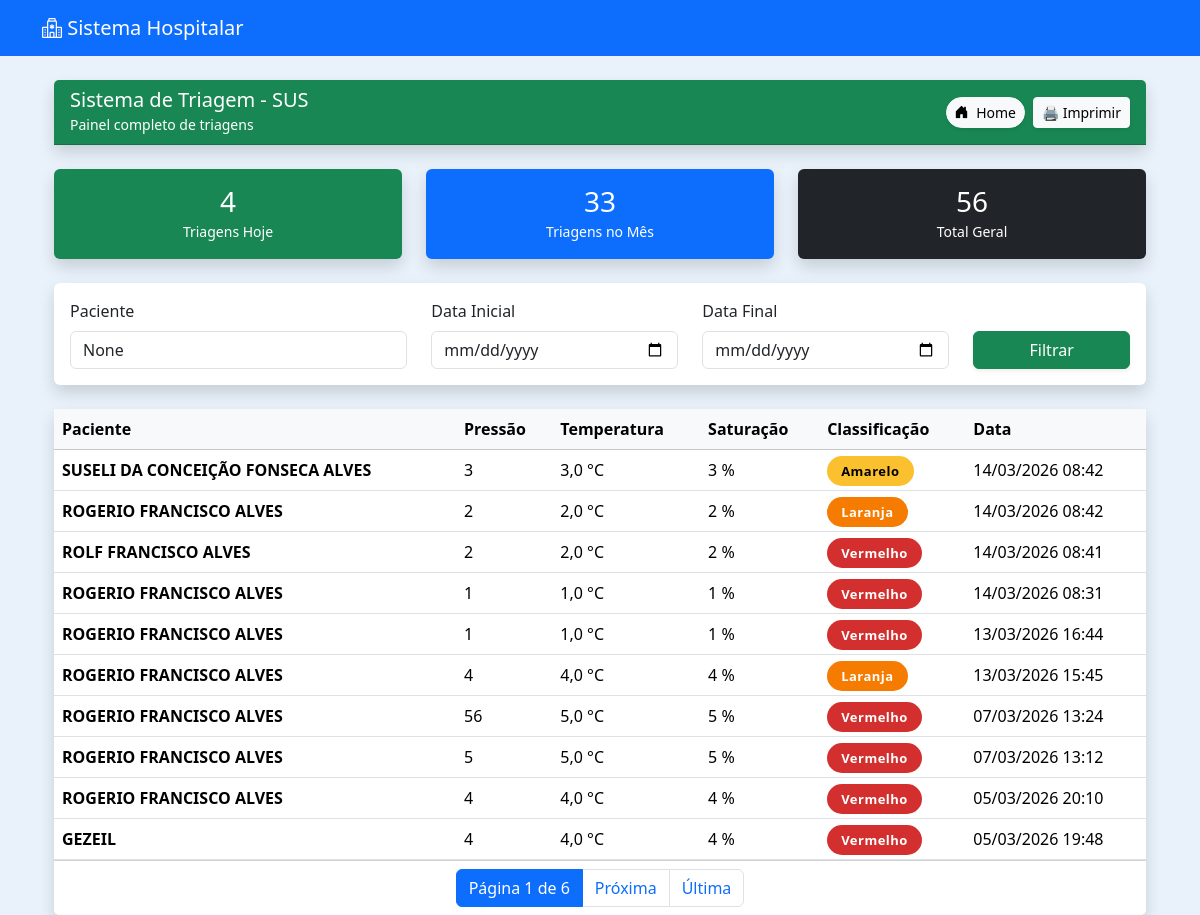
The page /triagem/historico/ (signed in) on the database its author committed.
### triagem/models.py (models this page shows, shortened)
class Triagem(models.Model):
    RISCO_CHOICES = [
        ('Vermelho', 'Vermelho'),
        ('Laranja', 'Laranja'),
        ('Amarelo', 'Amarelo'),
        ('Verde', 'Verde'),
        ('Azul', 'Azul'),
    ]
    agendamento = models.OneToOneField(Agendamento, on_delete=models.CASCADE)
    paciente = models.ForeignKey(Paciente, on_delete=models.CASCADE)
    enfermeiro = models.ForeignKey(
        Usuario,
        on_delete=models.SET_NULL,
        null=True,
        blank=True,
        related_name="triagens_realizadas"
    )
    pressao_arterial = models.CharField(max_length=20)
    temperatura = models.DecimalField(max_digits=4, decimal_places=1)
    frequencia_cardiaca = models.IntegerField()
    saturacao = models.IntegerField()
    classificacao_risco = models.CharField(
        max_length=10,
        choices=RISCO_CHOICES,
        blank=True,
        null=True
    )
    observacoes = models.TextField(blank=True, null=True)
    atendido = models.BooleanField(default=False)
    data_triagem = models.DateTimeField(auto_now_add=True)
    entrou_fila = models.DateTimeField(null=True, blank=True)
    iniciou_atendimento = models.DateTimeField(null=True, blank=True)
    tempo_espera_minutos = models.IntegerField(null=True, blank=True)

### pacientes/models.py (models this page shows, shortened)
class Paciente(models.Model):
    nome = models.CharField(max_length=100)
    nome_social = models.CharField(max_length=100, blank=True, null=True)
    nome_mae = models.CharField(max_length=100)
    nome_pai = models.CharField(max_length=100, blank=True, null=True)
    cpf = models.CharField(
        max_length=14,
        unique=True,
        validators=[
            RegexValidator(
                r'^\d{3}\.\d{3}\.\d{3}-\d{2}$',
                'CPF inválido! Use XXX.XXX.XXX-XX'
            )
        ]
    )
    data_nascimento = models.DateField()
    SEXO_BIOLOGICO_CHOICES = [
        ('M', 'Masculino'),
        ('F', 'Feminino'),
        ('I', 'Intersexo'),
    ]
    sexo_biologico = models.CharField(max_length=1, choices=SEXO_BIOLOGICO_CHOICES)
    identidade_genero = models.CharField(max_length=50)
    orientacao_sexual = models.CharField(max_length=50)
    NACIONALIDADE_CHOICES = [
        ('BRASILEIRA', 'Brasileira'),
        ('ARGENTINA', 'Argentina'),
        ('BOLIVIANA', 'Boliviana'),
        ('CHILENA', 'Chilena'),
        ('COLOMBIANA', 'Colombiana'),
        ('PARAGUAIA', 'Paraguaia'),
        ('PERUANA', 'Peruana'),
        ('URUGUAIA', 'Uruguaia'),
        ('VENEZUELANA', 'Venezuelana'),
        ('OUTRA', 'Outra'),
    ]
    nacionalidade = models.CharField(
        max_length=20,
        choices=NACIONALIDADE_CHOICES,
        default='BRASILEIRA'
    )
    naturalidade = models.CharField(max_length=100)
    RACA_COR_CHOICES = [
        ('BRANCA', 'Branca'),
        ('PRETA', 'Preta'),
        ('PARDA', 'Parda'),
        ('AMARELA', 'Amarela'),
        ('INDIGENA', 'Indígena'),
    ]
    raca_cor = models.CharField(max_length=10, choices=RACA_COR_CHOICES)
    ESTADO_CIVIL_CHOICES = [
        ('SOLTEIRO', 'Solteiro(a)'),
        ('CASADO', 'Casado(a)'),
        ('DIVORCIADO', 'Divorciado(a)'),
        ('VIUVO', 'Viúvo(a)'),
        ('UNIAO_ESTAVEL', 'União Estável'),
    ]
    estado_civil = models.CharField(max_length=20, choices=ESTADO_CIVIL_CHOICES)
    ESCOLARIDADE_CHOICES = [
        ('SEM_INSTRUCAO', 'Sem instrução'),
        ('FUNDAMENTAL_INCOMPLETO', 'Fundamental incompleto'),
        ('FUNDAMENTAL_COMPLETO', 'Fundamental completo'),
        ('MEDIO_INCOMPLETO', 'Médio incompleto'),
        ('MEDIO_COMPLETO', 'Médio completo'),
        ('SUPERIOR_INCOMPLETO', 'Superior incompleto'),
        ('SUPERIOR_COMPLETO', 'Superior completo'),
        ('POS_GRADUACAO', 'Pós-graduação'),
        ('MESTRADO', 'Mestrado'),
        ('DOUTORADO', 'Doutorado'),
    ]
    escolaridade = models.CharField(max_length=30, choices=ESCOLARIDADE_CHOICES)
    profissao = models.CharField(max_length=50)
    rg = models.CharField(max_length=20)
    orgao_emissor = models.CharField(max_length=10)
    UF_CHOICES = [
        ('AC','AC'), ('AL','AL'), ('AP','AP'), ('AM','AM'),
        ('BA','BA'), ('CE','CE'), ('DF','DF'), ('ES','ES'),
        ('GO','GO'), ('MA','MA'), ('MT','MT'), ('MS','MS'),
        ('MG','MG'), ('PA','PA'), ('PB','PB'), ('PR','PR'),
        ('PE','PE'), ('PI','PI'), ('RJ','RJ'), ('RN','RN'),
        ('RS','RS'), ('RO','RO'), ('RR','RR'), ('SC','SC'),
        ('SP','SP'), ('SE','SE'), ('TO','TO'),
    ]
    uf_rg = models.CharField(max_length=2, choices=UF_CHOICES)
    cep = models.CharField(
        max_length=9,
        validators=[
            RegexValidator(
                r'^\d{5}-\d{3}$',
                'CEP inválido! Use XXXXX-XXX'
            )
        ]
    )
    endereco = models.CharField(max_length=100)
    numero = models.CharField(max_length=10)
    complemento = models.CharField(max_length=50, blank=True, null=True)
    bairro = models.CharField(max_length=50)
    municipio = models.CharField(max_length=50)
    uf = models.CharField(max_length=2, choices=UF_CHOICES)
    ZONA_CHOICES = [
        ('URBANA', 'Urbana'),
        ('RURAL', 'Rural'),
    ]
    zona = models.CharField(max_length=6, choices=ZONA_CHOICES)
    telefone_fixo = models.CharField(
        max_length=15,
        blank=True,
        null=True,
        validators=[
            RegexValidator(
                r'^\(\d{2}\)\s\d{4}-\d{4}$',
                'Telefone inválido! Use (XX) XXXX-XXXX'
            )
        ]
    )
    celular = models.CharField(
        max_length=15,
        validators=[
            RegexValidator(
                r'^\(\d{2}\)\s\d{5}-\d{4}$',
                'Celular inválido! Use (XX) XXXXX-XXXX'
            )
        ]
    )
    whatsapp = models.BooleanField(default=False)
    email = models.EmailField(blank=True, null=True)
    cartao_sus = models.CharField(max_length=18, blank=True, null=True)
    criado_por = models.ForeignKey(
        User,
        on_delete=models.SET_NULL,
        null=True,
        blank=True,
        related_name='pacientes_criados'
    )
    data_criacao = models.DateTimeField(default=timezone.now, editable=False)
    data_atualizacao = models.DateTimeField(auto_now=True)

### triagem/views.py (the view)
# urls.py: path('historico/', views.historico_triagens, name='historico_triagens'),
@login_required
def historico_triagens(request):
    triagens = Triagem.objects.select_related(
        'paciente', 'enfermeiro'
    ).order_by('-data_triagem')
    busca = request.GET.get('busca')
    data_inicio = request.GET.get('data_inicio')
    data_fim = request.GET.get('data_fim')
    if busca:
        triagens = triagens.filter(
            paciente__nome__icontains=busca
        )
    if data_inicio:
        triagens = triagens.filter(
            data_triagem__date__gte=data_inicio
        )
    if data_fim:
        triagens = triagens.filter(
            data_triagem__date__lte=data_fim
        )
    paginator = Paginator(triagens, 10)
    page = request.GET.get('page')
    triagens_page = paginator.get_page(page)
    hoje = timezone.now().date()
    agora = timezone.now()
    total_hoje = Triagem.objects.filter(
        data_triagem__date=hoje
    ).count()
    total_mes = Triagem.objects.filter(
        data_triagem__year=agora.year,
        data_triagem__month=agora.month
    ).count()
    total_geral = Triagem.objects.count()
    por_dia = (
        Triagem.objects
        .annotate(dia=TruncDate('data_triagem'))
        .values('dia')
        .annotate(total=Count('id'))
        .order_by('-dia')
    )
    por_mes = (
        Triagem.objects
        .annotate(mes=TruncMonth('data_triagem'))
        .values('mes')
        .annotate(total=Count('id'))
        .order_by('-mes')
    )
    context = {
        'triagens': triagens_page,
        'page_obj': triagens_page,
        'busca': busca,
        'data_inicio': data_inicio,
        'data_fim': data_fim,
        'total_hoje': total_hoje,
        'total_mes': total_mes,
        'total_geral': total_geral,
        'por_dia': por_dia,
        'por_mes': por_mes,
    }
    return render(
        request,
        'triagem/historico_triagens.html',
        context
    )

### triagem/templates/triagem/historico_triagens.html (shortened to what this page needs)
{% extends 'usuarios/base.html' %}
{% block content %}
<div class="container-fluid mt-4">
<div class="card shadow border-0 mb-4">
    <div class="card-header bg-success text-white d-flex justify-content-between align-items-center">
        <div>
            <h5 class="mb-0">Sistema de Triagem - SUS</h5>
            <small>Painel completo de triagens</small>
        </div>
        <div class="d-flex gap-2">
            <a href="/usuarios/dashboard/enfermeiro/"
               class="btn btn-light btn-sm rounded-pill shadow-sm">
                <i class="bi bi-house-door-fill me-1"></i> Home
            </a>
            <button onclick="window.print()"
                    class="btn btn-light btn-sm shadow-sm">
                🖨 Imprimir
            </button>
        </div>
    </div>
</div>
<div class="row mb-4">
    <div class="col-md-4">
        <div class="card shadow border-0 bg-success text-white text-center">
            <div class="card-body">
                <h3 class="mb-0">{{ total_hoje }}</h3>
                <small>Triagens Hoje</small>
            </div>
        </div>
    </div>
    <div class="col-md-4">
        <div class="card shadow border-0 bg-primary text-white text-center">
            <div class="card-body">
                <h3 class="mb-0">{{ total_mes }}</h3>
                <small>Triagens no Mês</small>
            </div>
        </div>
    </div>
    <div class="col-md-4">
        <div class="card shadow border-0 bg-dark text-white text-center">
            <div class="card-body">
                <h3 class="mb-0">{{ total_geral }}</h3>
                <small>Total Geral</small>
            </div>
        </div>
    </div>
</div>
<div class="card shadow border-0 mb-4">
    <div class="card-body">
        <form method="get">
            <div class="row align-items-end">
                <div class="col-md-4">
                    <label class="form-label">Paciente</label>
                    <input type="text"
                           name="busca"
                           class="form-control"
                           placeholder="Nome do paciente"
                           value="{{ busca }}">
                </div>
                <div class="col-md-3">
                    <label class="form-label">Data Inicial</label>
                    <input type="date"
                           name="data_inicio"
                           class="form-control"
                           value="{{ data_inicio }}">
                </div>
                <div class="col-md-3">
                    <label class="form-label">Data Final</label>
                    <input type="date"
                           name="data_fim"
                           class="form-control"
                           value="{{ data_fim }}">
                </div>
                <div class="col-md-2 d-grid">
                    <button class="btn btn-success shadow-sm">
                        Filtrar
                    </button>
                </div>
            </div>
        </form>
    </div>
</div>
<div class="card shadow border-0">
    <div class="table-responsive">
        <table class="table table-hover align-middle mb-0">
            <thead class="table-light">
                <tr>
                    <th>Paciente</th>
                    <th>Pressão</th>
                    <th>Temperatura</th>
                    <th>Saturação</th>
                    <th>Classificação</th>
                    <th>Data</th>
                </tr>
            </thead>
            <tbody>
                {% for t in triagens %}
                <tr>
                    <td><strong>{{ t.paciente.nome }}</strong></td>
                    <td>{{ t.pressao_arterial }}</td>
                    <td>{{ t.temperatura }} °C</td>
                    <td>{{ t.saturacao }} %</td>
                    <td>
                        <span class="badge-sus {{ t.classificacao_risco }}">
                            {{ t.classificacao_risco }}
                        </span>
                    </td>
                    <td>{{ t.data_triagem|date:"d/m/Y H:i" }}</td>
                </tr>
                {% empty %}
                <tr>
                    <td colspan="6" class="text-center p-4 text-muted">
                        Nenhum registro encontrado
                    </td>
                </tr>
                {% endfor %}
            </tbody>
        </table>
    </div>
    <div class="card-footer bg-white">
        <nav>
            <ul class="pagination justify-content-center mb-0">
                <li class="page-item active">
                    <span class="page-link">
                        Página {{page_obj.number}} de {{page_obj.paginator.num_pages}}
                    </span>
                </li>
                {% if page_obj.has_next %}
                <li class="page-item">
                    <a class="page-link"
                       href="?page={{page_obj.next_page_number}}&busca={{busca}}&data_inicio={{data_inicio}}&data_fim={{data_fim}}">
                        Próxima
                    </a>
                </li>
                <li class="page-item">
                    <a class="page-link"
                       href="?page={{page_obj.paginator.num_pages}}&busca={{busca}}&data_inicio={{data_inicio}}&data_fim={{data_fim}}">
                        Última
                    </a>
                </li>
                {% endif %}
            </ul>
        </nav>
    </div>
</div>
</div>
{% endblock %}

### usuarios/templates/usuarios/base.html (style rules this page uses)
body { background-color: #e9f2fb; }

### triagem/templates/triagem/historico_triagens.html (style rules this page uses)
.badge-sus { padding:6px 14px; border-radius:20px; font-weight:600; font-size:13px; color:white; letter-spacing:0.5px; }
.Vermelho { background:#d32f2f; }
.Laranja { background:#f57c00; }
.Amarelo { background:#fbc02d; color:black; }

### rows shown on the page
Triagem: paciente.nome "SUSELI DA CONCEIÇÃO FONSECA ALVES", pressao_arterial "3", temperatura "3,0", saturacao "3", classificacao_risco "Amarelo", data_triagem "14/03/2026 08:42"
Triagem: paciente.nome "ROGERIO FRANCISCO ALVES", pressao_arterial "2", temperatura "2,0", saturacao "2", classificacao_risco "Laranja", data_triagem "14/03/2026 08:42"
Triagem: paciente.nome "ROLF FRANCISCO ALVES", pressao_arterial "2", temperatura "2,0", saturacao "2", classificacao_risco "Vermelho", data_triagem "14/03/2026 08:41"
Triagem: paciente.nome "ROGERIO FRANCISCO ALVES", pressao_arterial "1", temperatura "1,0", saturacao "1", classificacao_risco "Vermelho", data_triagem "14/03/2026 08:31"
Triagem: paciente.nome "ROGERIO FRANCISCO ALVES", pressao_arterial "1", temperatura "1,0", saturacao "1", classificacao_risco "Vermelho", data_triagem "13/03/2026 16:44"
Triagem: paciente.nome "ROGERIO FRANCISCO ALVES", pressao_arterial "4", temperatura "4,0", saturacao "4", classificacao_risco "Laranja", data_triagem "13/03/2026 15:45"
Triagem: paciente.nome "ROGERIO FRANCISCO ALVES", pressao_arterial "56", temperatura "5,0", saturacao "5", classificacao_risco "Vermelho", data_triagem "07/03/2026 13:24"
Triagem: paciente.nome "ROGERIO FRANCISCO ALVES", pressao_arterial "5", temperatura "5,0", saturacao "5", classificacao_risco "Vermelho", data_triagem "07/03/2026 13:12"
Triagem: paciente.nome "ROGERIO FRANCISCO ALVES", pressao_arterial "4", temperatura "4,0", saturacao "4", classificacao_risco "Vermelho", data_triagem "05/03/2026 20:10"
Triagem: paciente.nome "GEZEIL", pressao_arterial "4", temperatura "4,0", saturacao "4", classificacao_risco "Vermelho", data_triagem "05/03/2026 19:48"

### other values the page prints
{{ total_hoje }} "4"
{{ total_mes }} "33"
{{ total_geral }} "56"
{{ page_obj.number }} "1"
{{ page_obj.paginator.num_pages }} "6"
